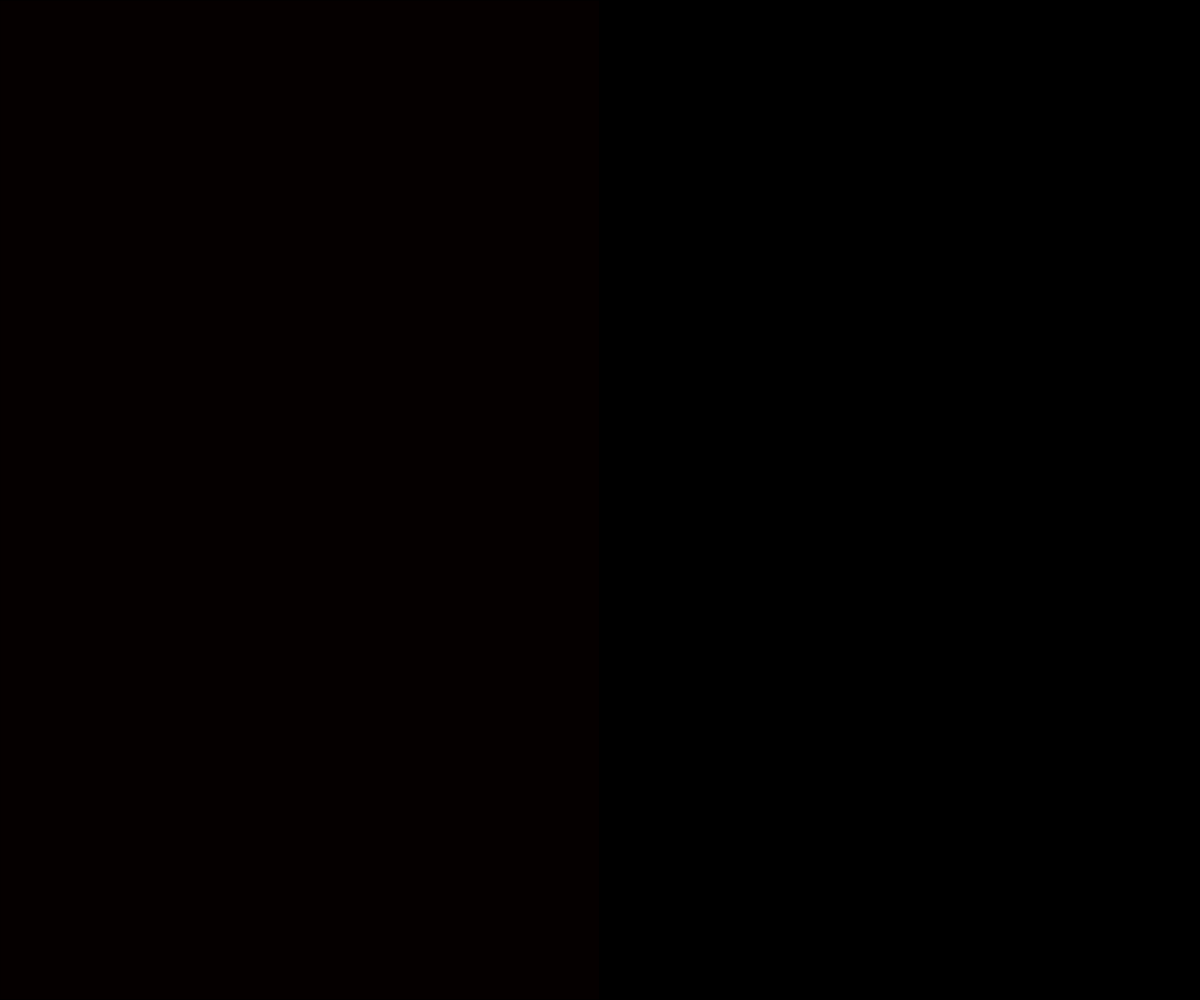
Frame 1 (no input)
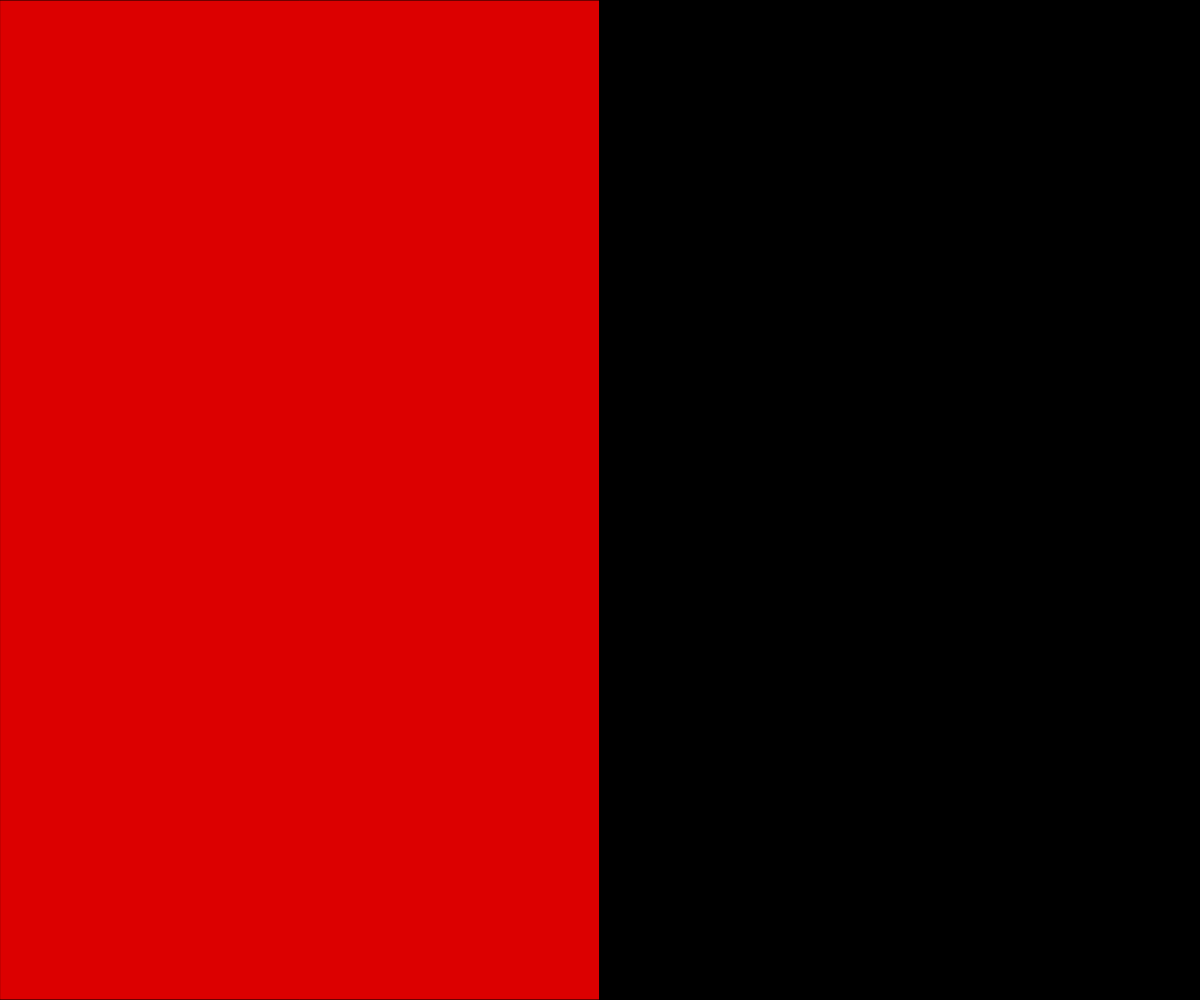
Frame 60 (no input)
Frame 120 (the mouse pressed at the canvas centre since frame 60): identical to frame 60, image omitted

The p5.js sketch that drew these frames (run headless with seeded random() and noise() and a simulated clock; from frame 60 on, the mouse is pressed at the canvas centre):

// p5.js sketch
// ── sketch.js
// Project Title
// Your Name
// Date
//
// Extra for Experts:
// - describe what you did to take this project "above and beyond"

let mousePos;
let opacL = 0;
let opacR = 0;
const FADESPEED = 5;
const FADEOUT = 10;

function drawRect(pos){
  if(pos === 0){
    fill(220,0,0,opacL);
  }
  else fill(255,0,0, opacL);
  
  rect(0,0, width/2, height);
  
  if(pos === 1){
    fill(220,0,0,opacR);
  }
  
  else fill(255,0,0,opacR);
  rect(width/2, 0, width/2, height);
}

function findMouse(){
  if(mouseX <= windowWidth/2){
    mousePos = 0;
    if(opacL < 255){
      opacL += FADESPEED;
    }
    if(opacR > 0){
      opacR -= FADEOUT;
    }
  }
  else {mousePos = 1;
    mousePos = 1;
    if(opacR < 255){
      opacR += FADESPEED;
    }
    if (opacL > 0){
      opacL -= FADEOUT;
      
    }
  }
  return mousePos;
}

function setup() {
  createCanvas(windowWidth, windowHeight);
  findMouse();
}

function draw() {
  background(0, 0, 0);
  drawRect(mousePos);
  print(findMouse());
}
